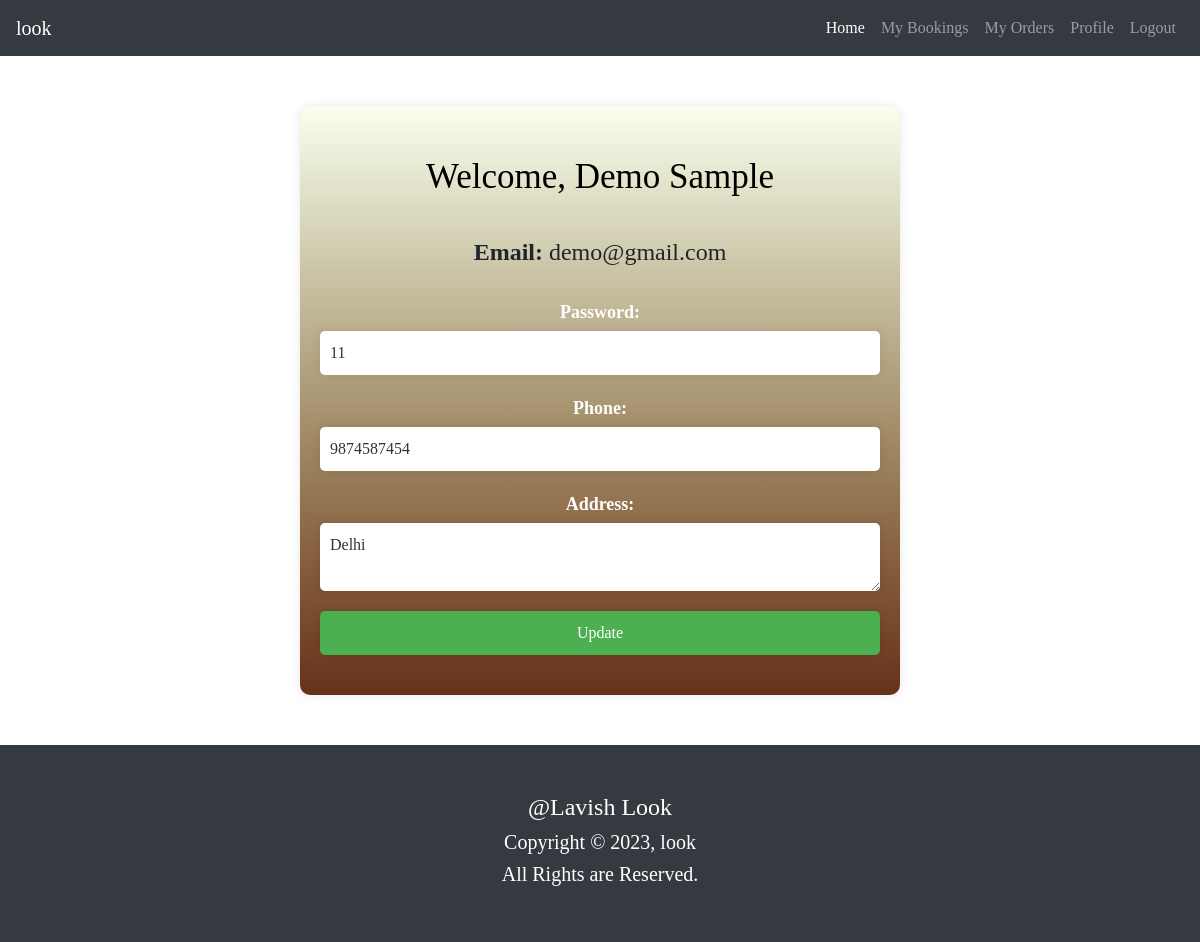
/profile.php (signed in), run on the app's committed database.
### tables this page shows
CREATE TABLE `patients` (
  `pid` int(7) NOT NULL,
  `patient_name` varchar(255) NOT NULL,
  `patient_email` varchar(255) NOT NULL,
  `patient_password` varchar(255) NOT NULL,
  `mobile` bigint(10) NOT NULL,
  `address` varchar(255) NOT NULL,
  `posting_date` date NOT NULL DEFAULT current_timestamp()
);

### profile.php (the view, shortened to what this page needs)
<!DOCTYPE html>
<html>
  <?php
include 'conn.php';
?>
<head>
    <link rel="stylesheet" href="https://cdn.jsdelivr.net/npm/bootstrap@4.6.2/dist/css/bootstrap.min.css">
    <link rel="stylesheet" type="text/css" href="style.css">
    <link href="home.css" rel="stylesheet">
</head>
<body>
    <nav class="navbar navbar-expand-lg navbar-dark bg-dark">
        <a class="navbar-brand" href="home.php">look</a>
        <div class="collapse navbar-collapse" id="navbarSupportedContent">
            <ul class="navbar-nav ml-auto">
                <li class="nav-item active">
                    <a class="nav-link" href="home.php">Home <span class="sr-only">(current)</span></a>
                </li>
                <li class="nav-item">
                    <a class="nav-link" href="myappointments.php">My Bookings</a>
                </li>
                <li class="nav-item">
                    <a class="nav-link" href="myorders.php">My Orders</a>
                </li>
                <li class="nav-item">
                    <a class="nav-link" href="profile.php">Profile</a>
                </li>
                <li class="nav-item">
                    <a class="nav-link" href="logout.php">Logout</a>
                </li>
            </ul>
        </div>
    </nav>
    <?php
$pid = mysqli_real_escape_string($conn, $_SESSION['pid']);
$query = "SELECT * FROM patients WHERE pid = $pid";
$result = mysqli_query($conn, $query);
$user = mysqli_fetch_assoc($result);
?>
    <div class="profile-section">
        <h2>Welcome, <?php echo $user['patient_name']; ?></h2>
        <form method="POST">
            <h4><strong>Email:</strong> <?php echo $user['patient_email']; ?></h4><br>
            <label for="password"><strong>Password:</strong></label>
            <input type="text" name="password" id="password" value="<?php echo $user['patient_password']; ?>" required>
            <label for="phone"><strong>Phone:</strong></label>
            <input type="tel" name="phone" id="phone" value="<?php echo $user['mobile']; ?>" required>
            <label for="address"><strong>Address:</strong></label>
            <textarea name="address" id="address" required><?php echo $user['address']; ?></textarea>
            <input type="submit" value="Update">
        </form>
    </div>
    <?php include 'footer.php' ?>
</body>
</html>

### style.css (style rules this page uses)
* { margin: 0; padding: 0; box-sizing: border-box; font-family: 'Playfair Display', serif; outline: none; }

### home.css (style rules this page uses)
body { min-width: 100%; }

### profile.php (style rules this page uses)
body { background-image: url(images/47.jpg); background-size: cover; }
.profile-section { max-width: 600px; height: auto; margin: 50px auto; padding: 20px; background-image: linear-gradient(to bottom, #faffee, #cfcbae, #aa9773, #896341, #67311a); box-shadow: 0px 0px 10px rgba(0, 0, 0, 0.1); border-radius: 10px; text-align: center; font-family: Arial, sans-serif; }
.profile-section h2 { margin-bottom: 40px; font-size: 35px; color: #333; margin-top: 30px; color: black; }
.profile-section form { display: flex; flex-direction: column; }
.profile-section label { display: inline-block; font-size: 18px; color: #fff; margin-bottom: 5px; }
.profile-section input, .profile-section textarea { padding: 10px; margin-bottom: 20px; border: none; border-radius: 5px; font-size: 16px; color: #333; background-color: #fff; box-shadow: 0px 0px 10px rgba(0, 0, 0, 0.1); }
.profile-section input[type="submit"] { background-color: #4CAF50; color: #fff; cursor: pointer; }

### data on the page
patients: patient_name "Demo Sample", patient_email "demo@gmail.com", password "11", phone "9874587454", address "Delhi"
